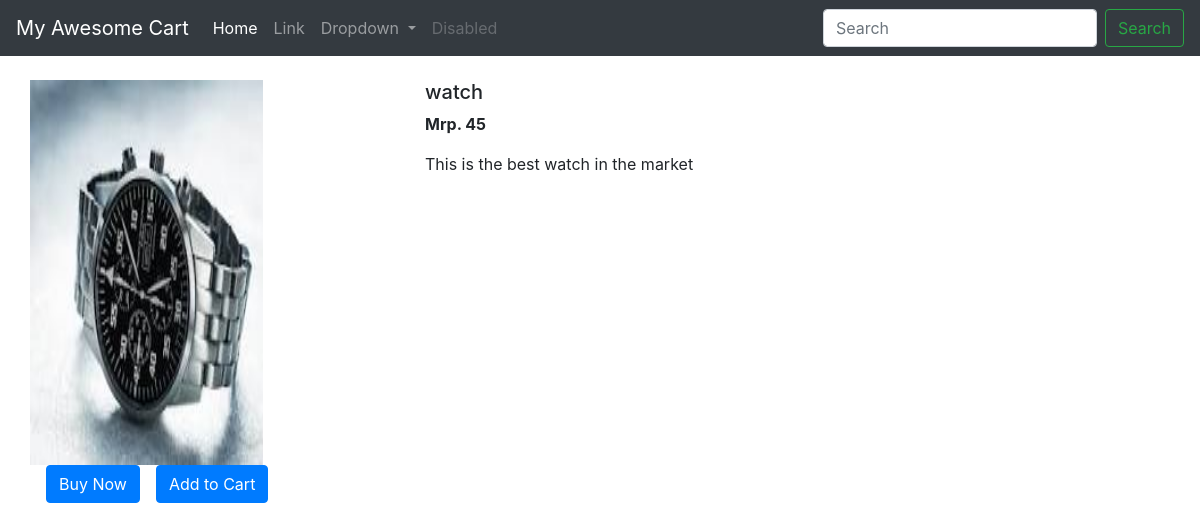
The page /shop/products/1 on the database its author committed.
### shop/views.py (the view)
# urls.py: path('products/<int:myid>',views.productView,name='ProductView'),
def productView(request, myid):
    product = Product.objects.filter(id=myid)
    return render(request, 'shop/prodView.html', {'product':product[0]})

### shop/templates/shop/prodView.html (shortened to what this page needs)
{% extends 'shop/basic.html' %}
{% block body%}
<div class="container my-4">
    <div class="row">
        <div class="col-md-4">
            <div class="row">
                <img src="media/{{product.image}}" width="233px" height="385px">
            </div>
            <div class="row">
                <button class="btn btn-primary mx-3">Buy Now</button>
                <button class="btn btn-primary">Add to Cart</button>
            </div>
        </div>
        <div class="col-md-8">
            <h5>{{product.product_name}}</h5>
            <p><b>Mrp. {{ product.price }}</b></p>
            <p>{{product.desc}}</p>
        </div>
    </div>
</div>
{% endblock %}

### rows shown on the page
Product: image (picture), product_name "watch", price "45", desc "This is the best watch in the market"
